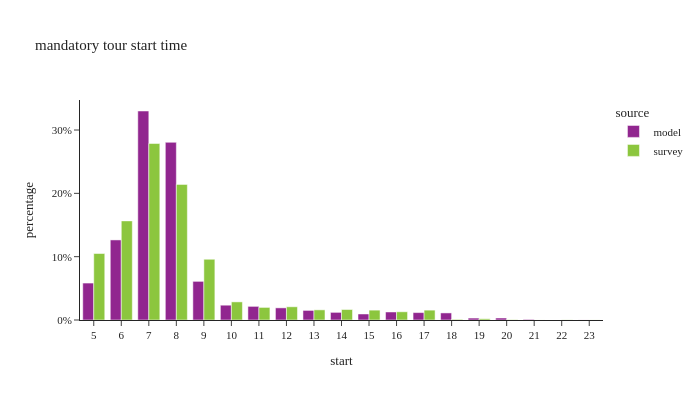

Write notebook code for a chart like this one.
### Code cell
df_plot = m_tour_data.groupby(['source','start'])[['tour_weight']].sum().reset_index()
df_plot['percentage'] = df_plot.groupby(['source'], group_keys=False)['tour_weight']. \
    apply(lambda x: x / float(x.sum()))

fig = px.bar(df_plot, x="start", y="percentage", color="source",barmode="group",
             title="mandatory tour start time")
fig.for_each_annotation(lambda a: a.update(text = a.text.split("=")[-1]))
fig.update_layout(height=400, width=700, yaxis=dict(tickformat=".0%"), xaxis=dict(dtick="1"))
fig.show()

### Figure 1 — Plotly figure (JSON) as saved in the notebook; plotly's stock layout.template omitted (floating-point values rounded to 4 significant figures)
{"data": [{"alignmentgroup": "True", "hovertemplate": "source=model<br>start=%{x}<br>percentage=%{y}<extra></extra>", "legendgroup": "model", "marker": {"color": "#91268F", "pattern": {"shape": ""}}, "name": "model", "offsetgroup": "model", "orientation": "v", "showlegend": true, "textposition": "auto", "type": "bar", "x": [5.0, 6.0, 7.0, 8.0, 9.0, 10.0, 11.0, 12.0, 13.0, 14.0, 15.0, 16.0, 17.0, 18.0, 19.0, 20.0, 21.0, 22.0, 23.0], "xaxis": "x", "y": [0.05833, 0.1264, 0.33, 0.2806, 0.06102, 0.02339, 0.02152, 0.01915, 0.01515, 0.01205, 0.009528, 0.01267, 0.0117, 0.01117, 0.003052, 0.003161, 0.0009329, 5.145e-05, 9.046e-05], "yaxis": "y"}, {"alignmentgroup": "True", "hovertemplate": "source=survey<br>start=%{x}<br>percentage=%{y}<extra></extra>", "legendgroup": "survey", "marker": {"color": "#8CC63E", "pattern": {"shape": ""}}, "name": "survey", "offsetgroup": "survey", "orientation": "v", "showlegend": true, "textposition": "auto", "type": "bar", "x": [5.0, 6.0, 7.0, 8.0, 9.0, 10.0, 11.0, 12.0, 13.0, 14.0, 15.0, 16.0, 17.0, 18.0, 19.0, 20.0, 21.0, 22.0, 23.0], "xaxis": "x", "y": [0.105, 0.1565, 0.2787, 0.2141, 0.09592, 0.0286, 0.01988, 0.02087, 0.01602, 0.01653, 0.01556, 0.01298, 0.01557, 0.000984, 0.001938, 0.0004459, 6.463e-05, 0.00022, 0.0001336], "yaxis": "y"}], "layout": {"barmode": "group", "height": 400, "legend": {"title": {"text": "source"}, "tracegroupgap": 0}, "title": {"text": "mandatory tour start time"}, "width": 700, "xaxis": {"anchor": "y", "domain": [0, 1], "dtick": "1", "title": {"text": "start"}}, "yaxis": {"anchor": "x", "domain": [0, 1], "tickformat": ".0%", "title": {"text": "percentage"}}}}
